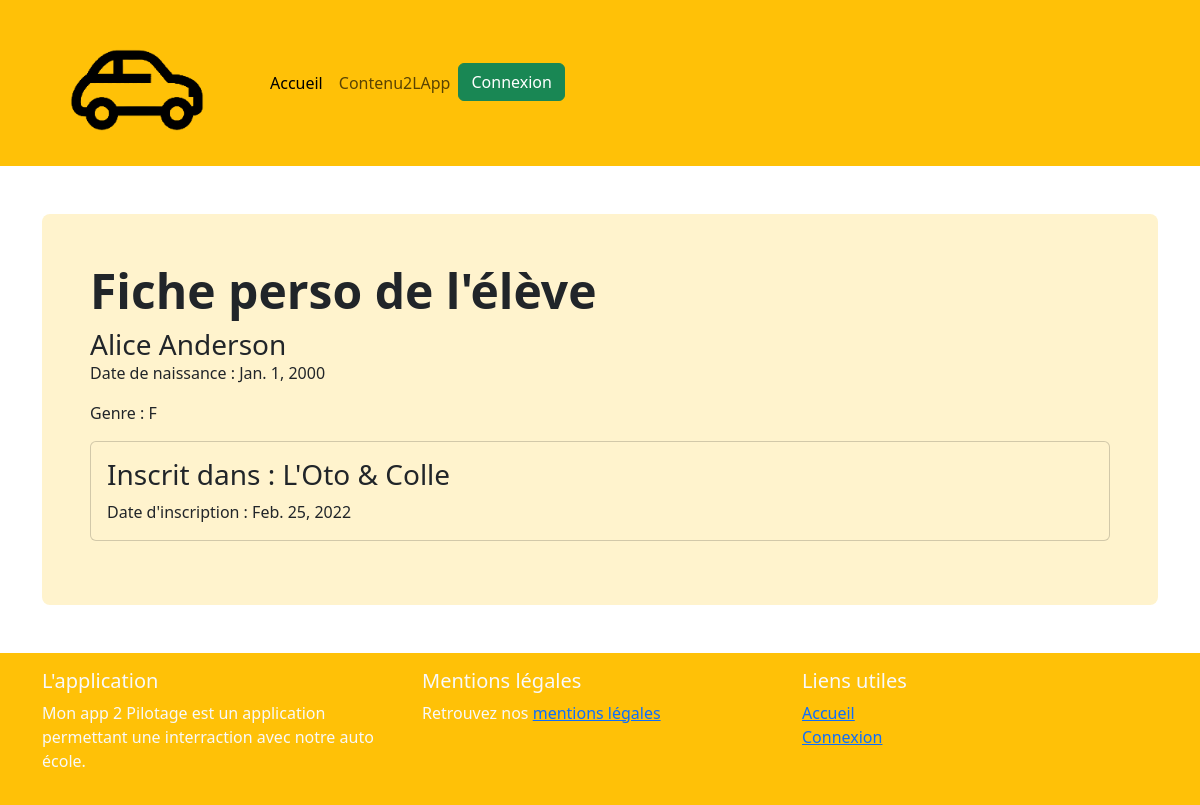
Screenshot of /eleve/1/ with the database file from the repository.
### monApp2Pilotage/models.py (models this page shows, shortened)
class Eleves(models.Model):
    GENDER_CHOICES = [
        ('H', 'Homme'),
        ('F', 'Femme'),
        ('N/A', 'Non-genré'),
    ]
    firstname = models.CharField(max_length=20)
    name = models.CharField(max_length=20)
    dob = models.DateField()
    gender = models.CharField(max_length=3, choices=GENDER_CHOICES)
    date_register = models.DateField()
    ecoles = models.ManyToManyField(Ecoles, through='Inscription', related_name='eleves')

class Inscription(models.Model):
    ecole = models.ForeignKey(Ecoles, on_delete=models.CASCADE)
    eleve = models.ForeignKey(Eleves, on_delete=models.CASCADE, related_name='inscriptions_eleve')
    date_inscription = models.DateField()

class Ecoles(models.Model):
    name = models.CharField(max_length=50)
    description = models.CharField(max_length=150)
    since = models.PositiveIntegerField()
    students = models.IntegerField(default=0)
    image = models.ImageField(upload_to='ecoles/', default='auto-ecole1.png')

### monApp2Pilotage/views.py (the view)
# urls.py: path('eleve/<int:id>/', eleve_view, name='eleve_view'),
def eleve_view(request, id):
    eleve = get_object_or_404(Eleves, id=id)
    inscriptions = Inscription.objects.filter(eleve=eleve)
    return render(request, 'monApp2Pilotage/eleve.html', {'eleve': eleve, 'inscriptions': inscriptions})

### monApp2Pilotage/templates/monApp2Pilotage/eleve.html
{% extends "../base.html" %}
{% load static %}
{% block content %}
<section id="home-header">
    <div class="p-5 mb-4 bg-warning-subtle rounded-3">
        <div class="col-md-9">
            <h1 class="display-5 fw-bold">Fiche perso de l'élève</h1>
        </div>
        <div class="card-body">
            <h3 class="card-title">{{ eleve.firstname }} {{ eleve.name }}</h3>
            <p class="card-text">Date de naissance : {{ eleve.dob }}</p>
            <p class="card-text">Genre : {{ eleve.gender }}</p>
            {% for inscription in inscriptions %}
                <div class="card mb-3 bg-warning-subtle">
                    <div class="card-body">
                        <h3 class="card-text">Inscrit dans : {{ inscription.ecole.name }}</h3>
                        <p class="card-text">Date d'inscription : {{ inscription.date_inscription }}</p>
                    </div>
                </div>
            {% endfor %}
        </div>
    </div>
</section>
{% endblock %}

### rows the page displays
Eleves: firstname "Alice", name "Anderson", dob "Jan. 1, 2000", gender "F"
Inscription: ecole.name "L'Oto & Colle", date_inscription "Feb. 25, 2022"
